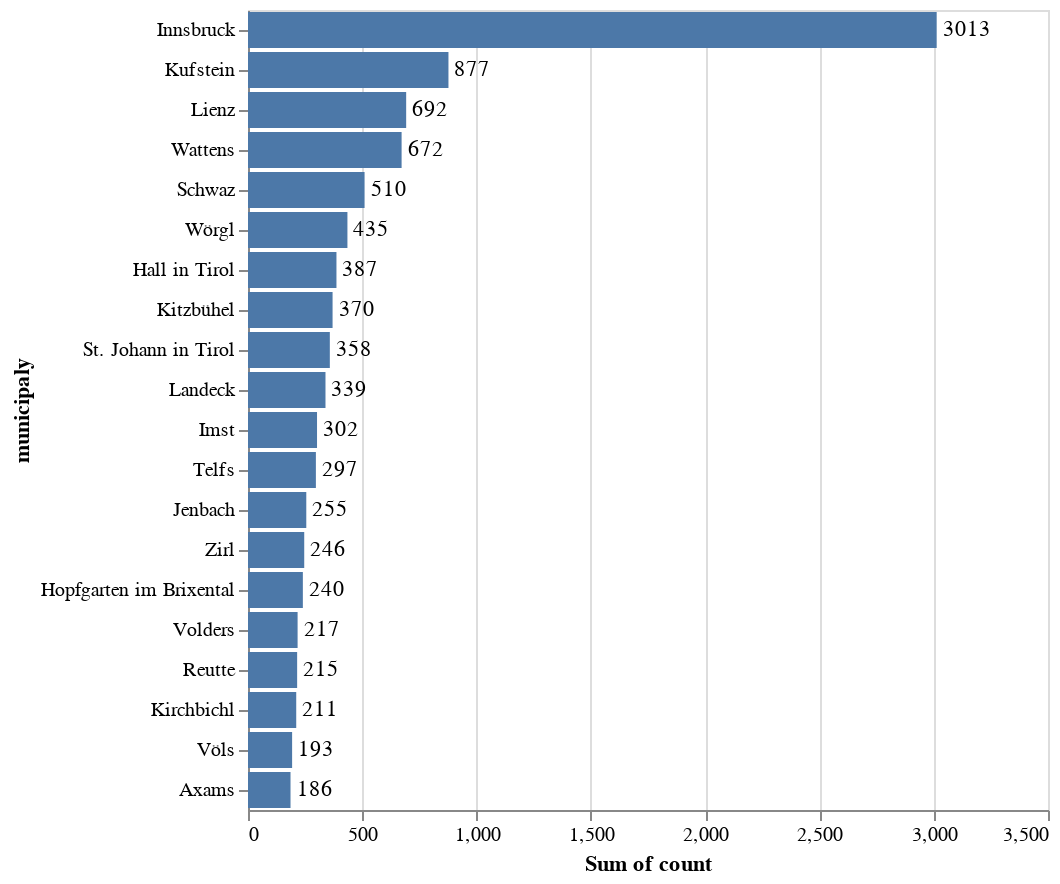

The notebook cell saved with this chart:
### Code cell
bars = alt.Chart(df_by_location.head(20)).mark_bar().encode(
    x='sum(count):Q',
    y=alt.Y('municipaly:N', sort='-x')
)

text = bars.mark_text(
    align='left',
    baseline='middle',
    dx=3  # Nudges text to right so it doesn't appear on top of the bar
).encode(
    text='count:Q'
)

bars + text

### Figure 1 — Vega-Lite specification as saved in the notebook (floating-point values rounded to 4 significant figures)
{"config": {"view": {"continuousWidth": 400, "continuousHeight": 300}}, "layer": [{"mark": "bar", "encoding": {"x": {"type": "quantitative", "aggregate": "sum", "field": "count"}, "y": {"type": "nominal", "field": "municipaly", "sort": "-x"}}}, {"mark": {"type": "text", "align": "left", "baseline": "middle", "dx": 3}, "encoding": {"text": {"type": "quantitative", "field": "count"}, "x": {"type": "quantitative", "aggregate": "sum", "field": "count"}, "y": {"type": "nominal", "field": "municipaly", "sort": "-x"}}}], "data": {"name": "data-1e8b106df244913540ee3a8879f73981"}, "$schema": "https://vega.github.io/schema/vega-lite/v4.8.1.json", "datasets": {"data-1e8b106df244913540ee3a8879f73981": [{"municipaly": "Innsbruck", "count": 3013}, {"municipaly": "Kufstein", "count": 877}, {"municipaly": "Lienz", "count": 692}, {"municipaly": "Wattens", "count": 672}, {"municipaly": "Schwaz", "count": 510}, {"municipaly": "Wörgl", "count": 435}, {"municipaly": "Hall in Tirol", "count": 387}, {"municipaly": "Kitzbühel", "count": 370}, {"municipaly": "St. Johann in Tirol", "count": 358}, {"municipaly": "Landeck", "count": 339}, {"municipaly": "Imst", "count": 302}, {"municipaly": "Telfs", "count": 297}, {"municipaly": "Jenbach", "count": 255}, {"municipaly": "Zirl", "count": 246}, {"municipaly": "Hopfgarten im Brixental", "count": 240}, {"municipaly": "Volders", "count": 217}, {"municipaly": "Reutte", "count": 215}, {"municipaly": "Kirchbichl", "count": 211}, {"municipaly": "Völs", "count": 193}, {"municipaly": "Axams", "count": 186}]}}
